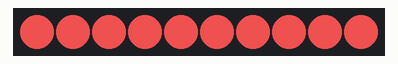
Simulated run of this sketch. Board: Arduino Uno, built with avr-gcc and run on an emulated ATmega328P. Parts: 10 RGB LEDs in strip order, left to right.

Above: at 1.1 s.
At 4.1 s:
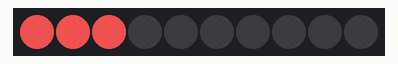
At 10.1 s:
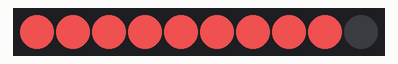
At 19.1 s:
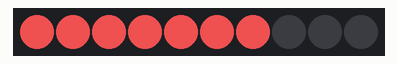
At 28.1 s:
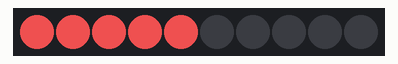
At 38.1 s:
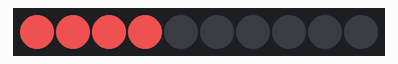

The sketch:

LEDStrip_FillColor.ino
```cpp
#include <Adafruit_NeoPixel.h>

#define LED_PIN 13 // specify the pin the LED strip is connected to
#define LED_COUNT 10 // specify the number of LEDs in the strip

Adafruit_NeoPixel strip(LED_COUNT, LED_PIN, NEO_GRB + NEO_KHZ800);

void setup() {
  strip.begin();
  strip.show(); // Initialize all pixels to "off"
}

void loop() {
  for (int i = 0; i <= 10; i++) {
  // Turn on the first LED with color
  //Green
    //strip.fill(0x00CC00,0,10);
  //Red
    //strip.fill(0xCC0000,0,10);
 //Purple
    //strip.fill(0xCC00CC);
 //Pink
    strip.fill(0xCC4444,0,i);
 //Aqua Blue
    //strip.fill(0x00CCCC,0,10);
 //Yellow
    //strip.fill(0xFFA500,0,10);
 //Orange
   //strip.fill(0xFF5100,0,10);
//White
   //strip.fill(0xFFFFFF,0,10);
//Rainbow
  //strip.rainbow(0,1,255,255);
  delay(1000); // Wait for 1 second
  //strip.fill(0,0,i); //countdown colors
  strip.show();
  strip.clear();

  }

}
```

Measured:
- what the display in image 0 shows lasts 1.0 s, from 1.0 s to 2.0 s
